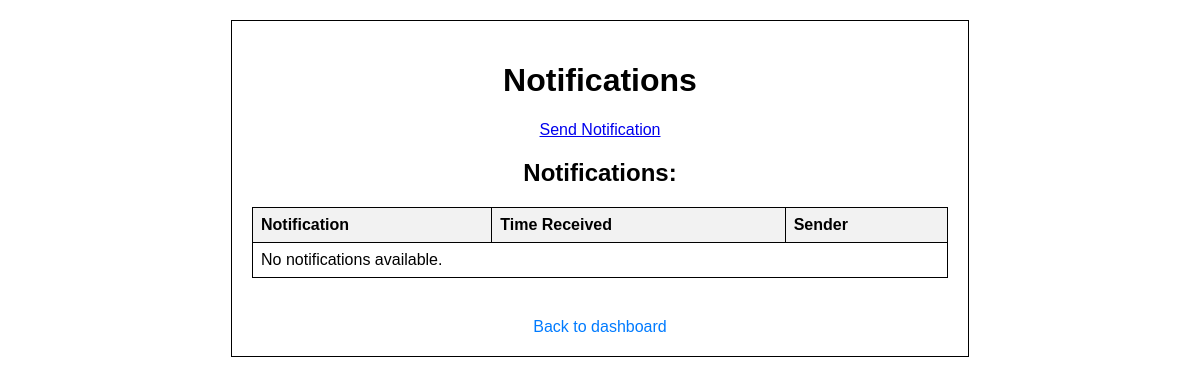
Before: /notifications/ (signed in) with the older database file.
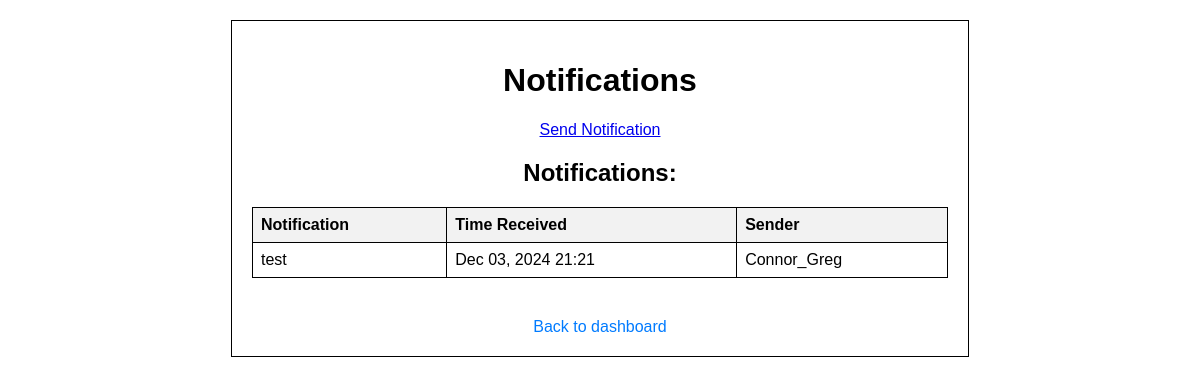
After: the same page with the newer database file.
### TASchedulerApp/models.py (models this page shows, shortened)
class Notification(models.Model):
    title = models.CharField(max_length=255)
    time_received = models.DateTimeField(auto_now_add=True)
    sender = models.CharField(max_length=255)
    recipient = models.ForeignKey(MyUser, on_delete=models.CASCADE)

### TASchedulerApp/views.py (the view)
# urls.py: path('notifications/', views.Notifications.as_view(), name='notifications'),
class Notifications(LoginRequiredMixin, View):
    def get(self, request):
        notificationsList = NotificationService.get_user_notifications(request.user)
        return render(request, 'common/notifications.html', {'notifications': notificationsList})

### TASchedulerApp/service/notification_service.py (called while the page is built)
    @staticmethod
    def get_user_notifications(user):
        return Notification.objects.filter(recipient=user).order_by('-time_received')

### templates/common/notifications.html (shortened to what this page needs)
<!DOCTYPE html>
<html lang="en">
<head>
</head>
<body>
    <div class="container">
        <h1>Notifications</h1>
        {% if user.role == 'Administrator' %}
        <a href="{% url 'send_notifications' %}" class="btn">Send Notification</a>
        {% endif %}
        <div class="notifications">
            <h2>Notifications:</h2>
            <table>
                <thead>
                    <tr>
                        <th>Notification</th>
                        <th>Time Received</th>
                        <th>Sender</th>
                    </tr>
                </thead>
                <tbody>
                    {% for notification in notifications %}
                    <tr>
                        <td>{{ notification.title }}</td>
                        <td>{{ notification.time_received|date:"M d, Y H:i" }}</td>
                        <td>{{ notification.sender }}</td>
                    </tr>
                    {% empty %}
                    <tr>
                        <td colspan="3">No notifications available.</td>
                    </tr>
                    {% endfor %}
                </tbody>
            </table>
        </div>
        <a href="{% url 'dashboard' %}" class="back-link">Back to dashboard</a>
    </div>
</body>
</html>

### templates/common/notifications.html (style rules this page uses)
body { font-family: Arial, sans-serif; margin: 20px; }
.container { width: 60%; margin: 0 auto; border: 1px solid #000; padding: 20px; text-align: center; }
.notifications { margin-top: 20px; }
table { width: 100%; border-collapse: collapse; margin: 20px 0; }
th, td { border: 1px solid #000; padding: 8px; text-align: left; }
th { background-color: #f2f2f2; }
.back-link { margin-top: 20px; display: inline-block; color: #007bff; text-decoration: none; }

Changed rows visible on the page:
added Notification: title "test", time_received "Dec 03, 2024 21:21", sender "Connor_Greg"
Other visible differences:
text no longer shown: "No notifications available."
